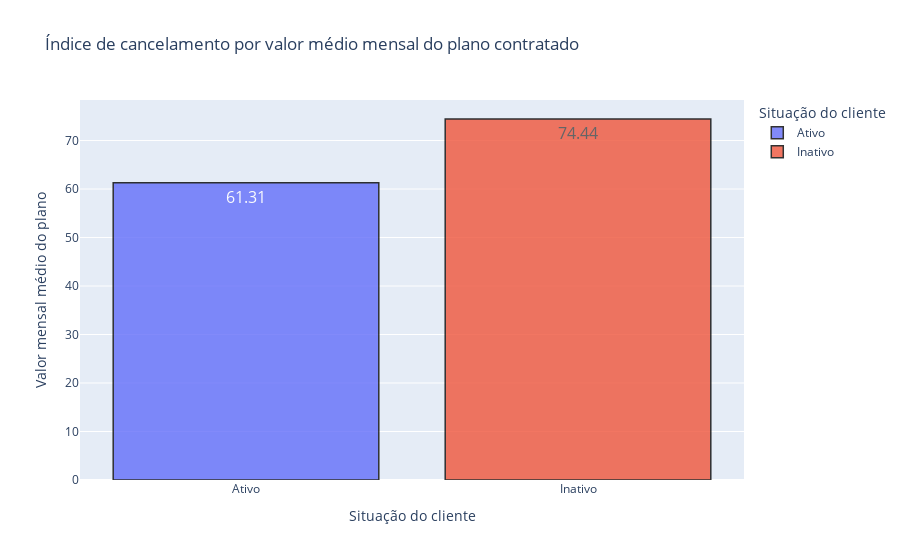

The cell this chart's notebook holds for it:
### Markdown cell above
### **4.2.3 - Valor médio mensal do contrato por cliente**

O gráfico abaixo mostra o valor mensal médio pago dos clientes ativo e inativos. Este resultado mostra que, no geral, os clientes que pediram cancelamento estavam pagando cerca de $ 13,00 a mais que os clientes que ainda estão ativos. Isto indica que o valor do plano tem forte influência no pedido de cancelamento. Em outras palavras, os clientes que estão inativos provavelmente estão migrando para outros planos mais em conta de outras empresas.

### Code cell
# Criando e organizando o dataframe de plotagem
data_aux = df[['Status_Cliente', 'Valor_Mensal', 'Valor_Total']].groupby('Status_Cliente').mean().round(2)
data_aux = [ ['Ativo'   , data_aux['Valor_Mensal'][0] , data_aux['Valor_Total'][0]], 
             ['Inativo' , data_aux['Valor_Mensal'][1] , data_aux['Valor_Total'][1] ] ]
df_media_gastos = pd.DataFrame(data_aux, columns = ['Situação do cliente', 'Valor mensal médio do plano', 'Valor total médio do plano'])

# Plotando em gráfico de barras
fig = px.bar(df_media_gastos, x = df_media_gastos['Situação do cliente'], y = df_media_gastos['Valor mensal médio do plano'], 
    color = 'Situação do cliente' ,text='Valor mensal médio do plano', title="Índice de cancelamento por valor médio mensal do plano contratado")
fig.update_traces(textfont_size=16, textangle=0, textposition="inside", cliponaxis=False, opacity=0.8, marker_line_width=1.5,
    marker_line_color = 'rgb(0,0,0)')
fig.show()

# Para salvar a imagem
pio.write_image(fig, 'barplot_custo_mensal_medio.png',scale=6, width=1080, height=1080)

### Figure 1 — Plotly figure (JSON) as saved in the notebook; plotly's stock layout.template omitted (floating-point values rounded to 4 significant figures)
{"data": [{"alignmentgroup": "True", "cliponaxis": false, "hovertemplate": "Situação do cliente=%{x}<br>Valor mensal médio do plano=%{text}<extra></extra>", "legendgroup": "Ativo", "marker": {"color": "#636efa", "line": {"color": "rgb(0,0,0)", "width": 1.5}, "pattern": {"shape": ""}}, "name": "Ativo", "offsetgroup": "Ativo", "opacity": 0.8, "orientation": "v", "showlegend": true, "text": [61.31], "textangle": 0, "textfont": {"size": 16}, "textposition": "inside", "type": "bar", "x": ["Ativo"], "xaxis": "x", "y": [61.31], "yaxis": "y"}, {"alignmentgroup": "True", "cliponaxis": false, "hovertemplate": "Situação do cliente=%{x}<br>Valor mensal médio do plano=%{text}<extra></extra>", "legendgroup": "Inativo", "marker": {"color": "#EF553B", "line": {"color": "rgb(0,0,0)", "width": 1.5}, "pattern": {"shape": ""}}, "name": "Inativo", "offsetgroup": "Inativo", "opacity": 0.8, "orientation": "v", "showlegend": true, "text": [74.44], "textangle": 0, "textfont": {"size": 16}, "textposition": "inside", "type": "bar", "x": ["Inativo"], "xaxis": "x", "y": [74.44], "yaxis": "y"}], "layout": {"barmode": "relative", "legend": {"title": {"text": "Situação do cliente"}, "tracegroupgap": 0}, "title": {"text": "Índice de cancelamento por valor médio mensal do plano contratado"}, "xaxis": {"anchor": "y", "categoryarray": ["Ativo", "Inativo"], "categoryorder": "array", "domain": [0, 1], "title": {"text": "Situação do cliente"}}, "yaxis": {"anchor": "x", "domain": [0, 1], "title": {"text": "Valor mensal médio do plano"}}}}
